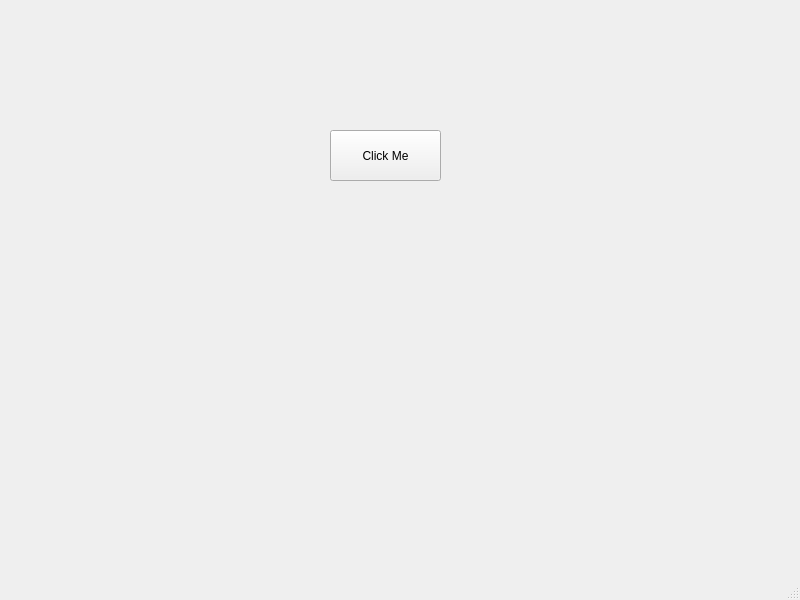
<?xml version="1.0" encoding="UTF-8"?>
<ui version="4.0">
 <class>MainWindow</class>
 <widget class="QMainWindow" name="MainWindow">
  <property name="geometry">
   <rect>
    <x>0</x>
    <y>0</y>
    <width>800</width>
    <height>600</height>
   </rect>
  </property>
  <property name="windowTitle">
   <string>MainWindow</string>
  </property>
  <widget class="QWidget" name="centralwidget">
   <widget class="QPushButton" name="pushButton">
    <property name="geometry">
     <rect>
      <x>330</x>
      <y>130</y>
      <width>111</width>
      <height>51</height>
     </rect>
    </property>
    <property name="text">
     <string>Click Me</string>
    </property>
   </widget>
  </widget>
  <widget class="QMenuBar" name="menubar">
   <property name="geometry">
    <rect>
     <x>0</x>
     <y>0</y>
     <width>800</width>
     <height>19</height>
    </rect>
   </property>
  </widget>
  <widget class="QStatusBar" name="statusbar"/>
 </widget>
 <resources/>
 <connections/>
</ui>
